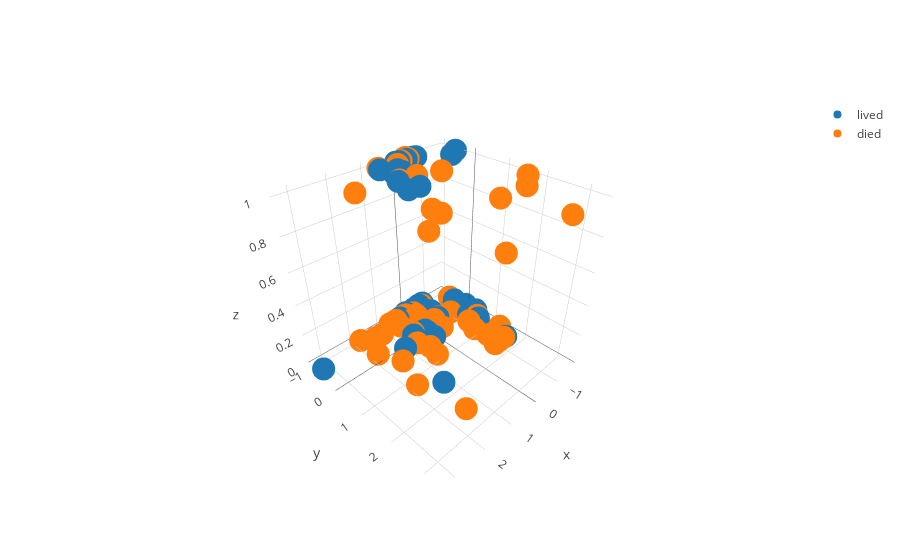

Notebook code for this chart:
### Code cell
from sklearn.preprocessing import StandardScaler

# maybe fare and age have something to do with it
df_poor_women = df_poor_women.dropna()
xs = list(df_poor_women['Age'])
ys = list(df_poor_women['Fare'])
xs = StandardScaler().fit_transform(np.array(xs).reshape(-1, 1))[:, 0]
ys = StandardScaler().fit_transform(np.array(ys).reshape(-1, 1))[:, 0]
zs = list(df_poor_women['IsBritish'])
encoding = list(df_poor_women['Survived'])

print(len(encoding))
print(sum(encoding))

xn = []
xp = []
yn = []
yp = []
zn = []
zp = []

list(map(lambda i: (xp.append(xs[i]), yp.append(ys[i]), zp.append(zs[i])) if encoding[i]
         else (xn.append(xs[i]), yn.append(ys[i]), zn.append(zs[i])),
         [i for i in range(len(encoding))]))

lived = go.Scatter3d(x=xp, y=yp, z=zp, mode='markers', name='lived')
died = go.Scatter3d(x=xn, y=yn, z=zn, mode='markers', name='died')

data = [lived, died]

py.iplot(data)
# maybe knn on some slice of old women?

### Figure 1 — Plotly figure (JSON) as saved in the notebook; plotly's stock layout.template omitted (floating-point values rounded to 4 significant figures)
{"data": [{"mode": "markers", "name": "lived", "type": "scatter3d", "uid": "2fc9ec3e-a5b0-11e8-918f-88e9fe7b2dc1", "x": [0.3355, 0.4144, -1.401, -0.5329, 1.283, -0.6118, -0.2171, -0.375, 0.6513, 0.8881, -0.05921, 0.01974, 0.1776, -0.4539, -1.638, -1.401, -0.2171, -0.4539, 0.4144, -1.322, 0.5723, 1.046, 0.01974, 0.3355, 0.7302, 0.01974, -1.638, 0.1776, -1.322, -1.658, -1.559, 3.256, 0.01974, 1.125, -1.658, 0.09868, -0.296, -1.401, -1.322, -0.6907, -0.296, 0.7302, 0.4144, -0.5329, -0.296, 0.1776, -0.5329], "y": [-0.8537, -0.5092, 0.08855, -0.8426, 1.666, -0.4976, -0.8587, -0.8537, -0.3651, -0.002724, -0.8833, -0.8725, -0.002724, -0.8743, -0.5092, 0.6604, -0.8614, -0.8725, -0.8537, 1.666, -0.06761, 0.4698, -0.8725, -0.8614, 0.4993, -0.9262, -0.01435, 0.08855, 0.3633, 0.3633, -0.3853, -0.6752, -0.8699, 0.1637, 0.3633, -0.894, -0.6479, -0.264, -0.3651, -0.9285, -0.8998, -0.7723, -0.3651, -0.1526, -0.7007, 0.3633, -0.9289], "z": [0, 1, 0, 1, 0, 0, 1, 0, 1, 1, 0, 0, 0, 0, 1, 0, 1, 1, 0, 0, 0, 1, 1, 0, 1, 0, 0, 0, 0, 0, 0, 0, 0, 0, 0, 1, 0, 0, 1, 0, 0, 1, 1, 0, 0, 0, 0]}, {"mode": "markers", "name": "died", "type": "scatter3d", "uid": "2fc9ed74-a5b0-11e8-918f-88e9fe7b2dc1", "x": [-0.6118, 0.7302, -1.085, -0.296, 1.441, -0.296, -0.4539, 0.4934, -0.5723, -0.1381, -0.375, -1.559, 1.993, -1.007, 1.835, -1.559, 0.2566, 0.5723, 1.52, 1.835, 0.1776, 1.835, -1.48, 0.7302, -0.05921, -0.1381, -0.9276, 0.4934, -0.05921, 0.01974, -0.05921, 1.204, 0.6513, -1.007, -0.8486, 0.5723, 1.362, 0.3355, -1.007, 1.52, -1.559, -0.296, 0.8092, 1.678, -0.296, 0.2566, 2.072, 0.6907, 0.6513, -0.296, -1.243, 0.09868, -1.007, 0.01974, 1.362], "y": [-0.8614, 0.2282, 0.5584, 0.2282, -0.6873, 0.2067, 3.332, -0.8569, -0.1526, -0.6497, -0.1522, 1.654, -0.1477, 1.987, 1.291, -0.5813, -0.8699, -0.5813, 0.4657, -0.8725, -0.7544, -0.1526, 0.5584, -0.8614, -0.6497, -0.7746, 0.8886, -0.1584, 1.987, -0.6484, -0.8725, -0.6752, -0.7746, 1.654, 1.654, 0.5584, 1.654, 0.02412, 1.291, 2.557, 1.291, -0.9799, -0.04031, 3.332, -0.1526, -0.8537, 1.987, -0.8725, 0.8886, -0.8699, 1.654, -0.8537, -0.06761, -0.5754, 1.423], "z": [0, 0, 0, 0, 0, 1, 1, 0, 0, 0, 0, 1, 1, 1, 0, 0, 0, 0, 0, 0, 1, 0, 0, 0, 0, 0, 0, 0, 1, 0, 1, 0, 0, 0, 0, 0, 1, 1, 0, 0, 0, 1, 1, 1, 0, 0, 1, 1, 0, 1, 0, 0, 0, 0, 1]}], "layout": {}}
